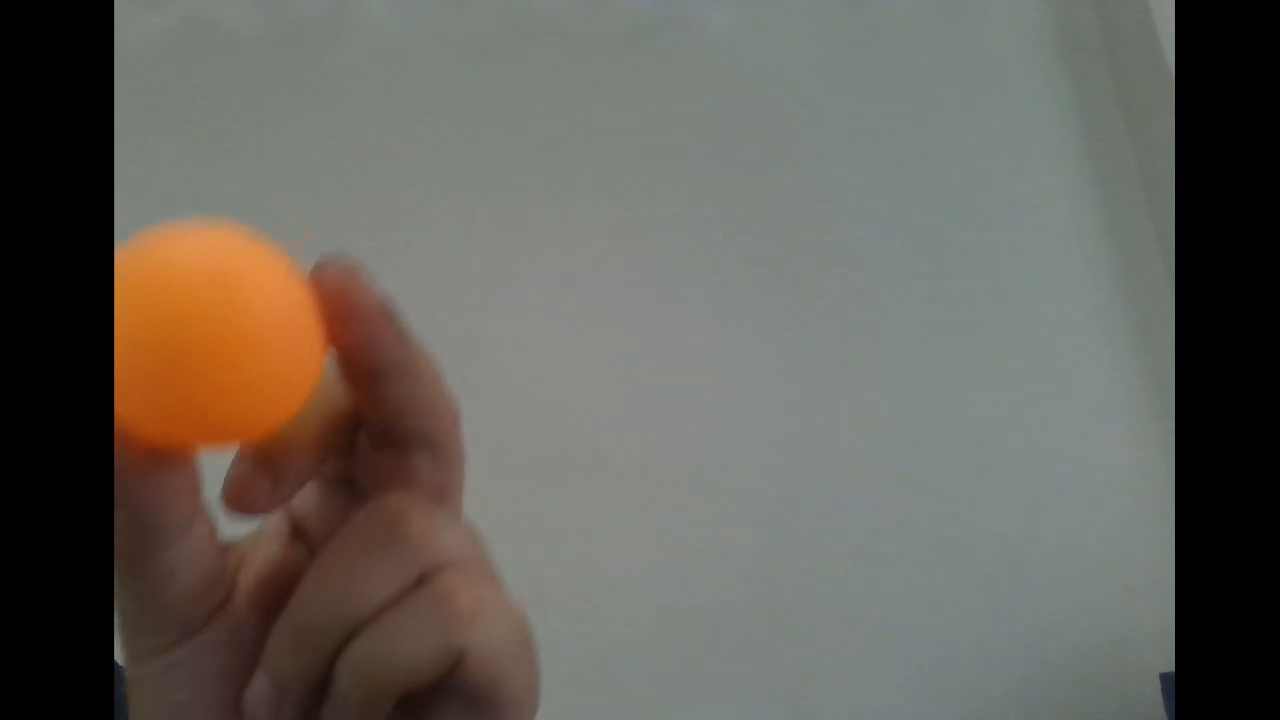
#> input picture frame 135 of data/video/pingpong2.mp4, 1280 x 720 px
$ python detect_ball_trajectory.py
#> lines starting #> are read from the running program, lines starting #| are printed output that depends on the picture; after the words box and inside, x2 and y2 are one past the last pixel; in counts of white or black regions, pixels touching at a corner belong together
import cv2
import numpy as np
import config

"""
    HSV 颜色阈值目标检测 + 帧间差分运动检测 + Lucas-Kanade 金字塔稀疏光流（LK 光流）跟踪
先用 HSV 颜色分割把黄色乒乓球区域提取出来
用帧差法过滤静止背景，只保留运动的乒乓球区域，消除静止黄色物体干扰
轮廓筛选得到乒乓球候选区域
在球区域提取 Shi-Tomasi 角点，使用LK 金字塔稀疏光流跟踪特征点，修正小球中心点位置
记录每帧球坐标，绘制历史运动轨迹
"""

kernel = np.ones((5, 5), np.uint8)  # 形态学操作核
# 设置HSV跟踪颜色范围，黄色或橙色
min_pipa_hsv = np.array([4, 180, 156])
max_pipa_hsv = np.array([32, 255, 255])
# Shi-Tomasi角点参数
feature_params = dict(maxCorners=100, qualityLevel=0.3, minDistance=7, blockSize=7)
# LK光流参数
lk_params = dict(winSize=(15, 15), maxLevel=2,
                criteria=(cv2.TERM_CRITERIA_EPS | cv2.TERM_CRITERIA_COUNT, 10, 0.03))

def detect_and_track_ball(frame, prev_mask, trajectory, prev_gray, max_distance=20):


    # 当前帧转灰度图：用于后续角点提取、LK 光流计算
    # 当前帧转 HSV，根据阈值生成二值掩码：黄色区域白色 255，其余黑色 0
    gray = cv2.cvtColor(frame, cv2.COLOR_BGR2GRAY)
    hsv = cv2.cvtColor(frame, cv2.COLOR_BGR2HSV)
    mask = cv2.inRange(hsv, min_pipa_hsv, max_pipa_hsv)
    found = False

    # 第一帧保存初始颜色掩码，用于后续帧差计算
    if prev_mask is None:
        prev_mask = mask.copy()

    # 对帧差进行高斯模糊以减少噪声
    # 帧间差分，当前掩码 - 上一帧掩码，只有发生像素变化的区域（运动区域）才会出现白色，过滤静止背景里的黄色干扰物
    frame_diff = cv2.absdiff(mask, prev_mask)
    blurred = cv2.GaussianBlur(frame_diff, (9, 9), 0)  # 高斯模糊
    # 二值化：差值大于 25 的像素置白，其余变黑，得到运动区域掩码
    _, thresh = cv2.threshold(blurred, 25, 255, cv2.THRESH_BINARY)

    # 开运算：先腐蚀后膨胀，消除帧差产生的细小噪点，平滑运动目标轮廓
    thresh = cv2.morphologyEx(thresh, cv2.MORPH_OPEN, kernel)  # 去噪

    # 查找轮廓
    contours, _ = cv2.findContours(thresh, cv2.RETR_EXTERNAL, cv2.CHAIN_APPROX_SIMPLE)


    center = None
    # 筛选面积最大的轮廓作为乒乓球，规避小噪声轮廓误检
    if len(contours) > 0:
        c = max(contours, key=cv2.contourArea)
        # 获取轮廓最小外接圆的圆心、半径
        ((x, y), radius) = cv2.minEnclosingCircle(c)
        M = cv2.moments(c)
        if M["m00"] > 0:  # 确保面积足够大
            center = (int(M["m10"] / M["m00"]), int(M["m01"] / M["m00"]))
            # 条件：球半径大于 10 像素；首次检测 或者 当前质心和上一个轨迹点距离大于max_distance才开启光流跟踪。
            #if radius > 10 and (len(trajectory) == 0 or np.linalg.norm(np.array(center) - np.array(trajectory[-1])) < max_distance):
            if radius > 20:
                found = True
                # 在检测到的区域内提取特征点
                # Shi-Tomasi 角点检测：在当前整幅灰度图最多提取 100 个高质量特征点；
                # 创建空白掩码，仅在乒乓球轮廓区域允许提取特征点
                feature_mask = np.zeros_like(gray)
                cv2.drawContours(feature_mask, [c], -1, 255, -1)

                p0 = cv2.goodFeaturesToTrack(gray, mask=feature_mask, **feature_params)

                # LK 金字塔稀疏光流：根据上一帧特征点p0，追踪这些点在当前帧的新位置p1
                if p0 is not None and len(p0) > 0 and prev_gray is not None:
                    # 计算光流

                    p1, st, err = cv2.calcOpticalFlowPyrLK(prev_gray, gray, p0, None, **lk_params)

                    # 选择好的点
                    good_new = p1[st == 1]
                    good_old = p0[st == 1]

                    # 遍历所有成功跟踪的特征点，找到距离乒乓球质心最近的特征点，用该特征点坐标覆盖原有质心，实现位置修正。
                    for i, (new, old) in enumerate(zip(good_new, good_old)):
                        a, b = new.ravel()
                        c, d = old.ravel()
                        distance = np.linalg.norm(np.array([a, b]) - np.array(center))
                        if distance < max_distance:  # 检查是否靠近之前检测到的中心
                            center = (int(a), int(b))
                            break

                trajectory.append(center)
                # # 限制最多保存150个轨迹点，避免内存持续上涨

                max_trajectory_len = 100
                if len(trajectory) > max_trajectory_len:
                    trajectory.pop(0)
                cv2.circle(frame, (int(x), int(y)), int(radius), (0, 255, 255), 2)
                cv2.circle(frame, center, 5, (0, 0, 255), -1)

    if not found:
        trajectory.append(None)
        if len(trajectory) > 150:
            trajectory.pop(0)

    # 绘制轨迹
    for i in range(1, len(trajectory)):
        if trajectory[i - 1] is not None and trajectory[i] is not None:
            thickness = int(np.sqrt(len(trajectory) / float(i + 1)) * 2.5)
            cv2.line(frame, trajectory[i - 1], trajectory[i], (0, 0, 255), thickness)

    return frame,  mask, trajectory, gray  # 返回当前帧的灰度图像供下一次迭代使用


# 主程序开始
# 使用测试视频
video_path = str(config.VIDEO_DATA_DIR / "pingpong2.mp4")
print("当前视频完整路径：", video_path)
cap = cv2.VideoCapture(video_path)  # 替换为你的本地视频路径

prev_frame = None
prev_mask = None
trajectory = []
prev_gray = None

while True:
    ret, frame = cap.read()
#> frame is the input picture: shape (720, 1280, 3); mean B, G, R 91, 98.4, 101.7
    if not ret:
        print("End of video.")
        break

    # 将当前帧转换为灰度图
    current_gray = cv2.cvtColor(frame, cv2.COLOR_BGR2GRAY)
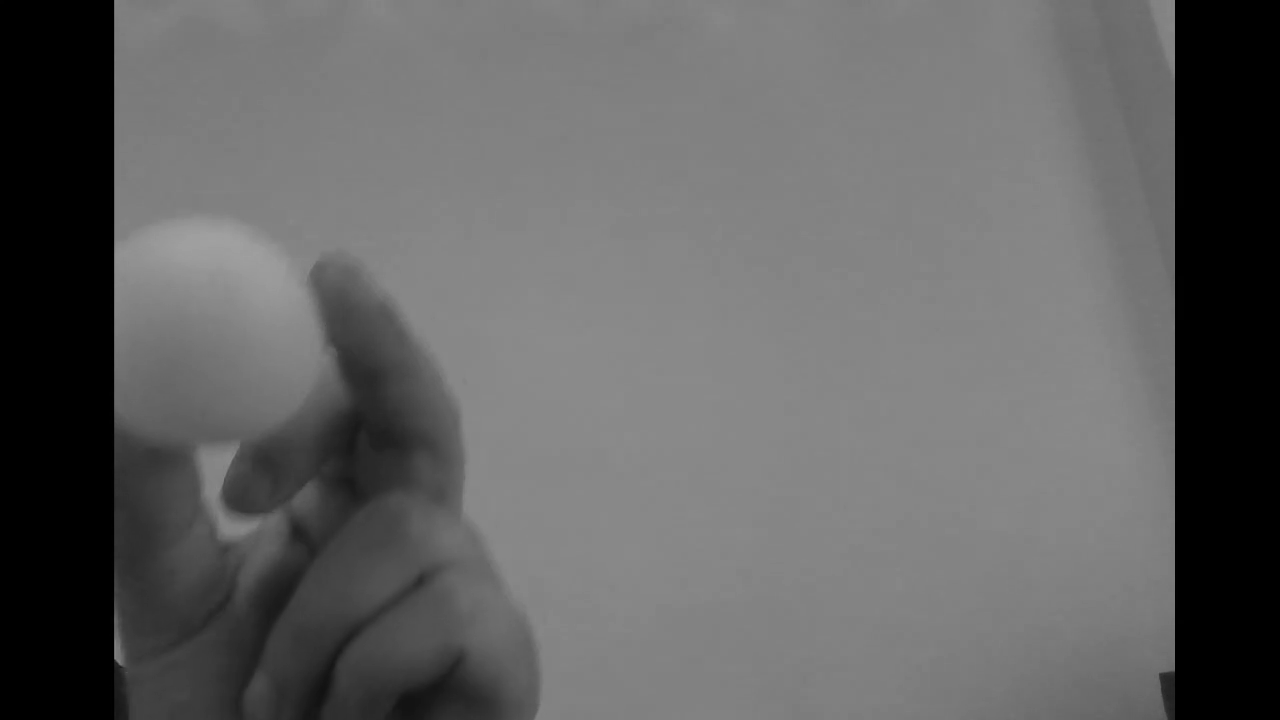
#> current_gray: shape (720, 1280); min 0, max 161, mean 98.5

    try:
        frame, prev_mask, trajectory, prev_gray = detect_and_track_ball(
            frame, prev_mask, trajectory, prev_gray)
#> in detect_and_track_ball, `hsv = cv2.cvtColor(frame, cv2.COLOR_BGR2HSV)`: hsv: shape (720, 1280, 3); mean H, S, V 44.4, 35.7, 106.2
#> in detect_and_track_ball, `mask = cv2.inRange(hsv, min_pipa_hsv, max_pipa_hsv)`:
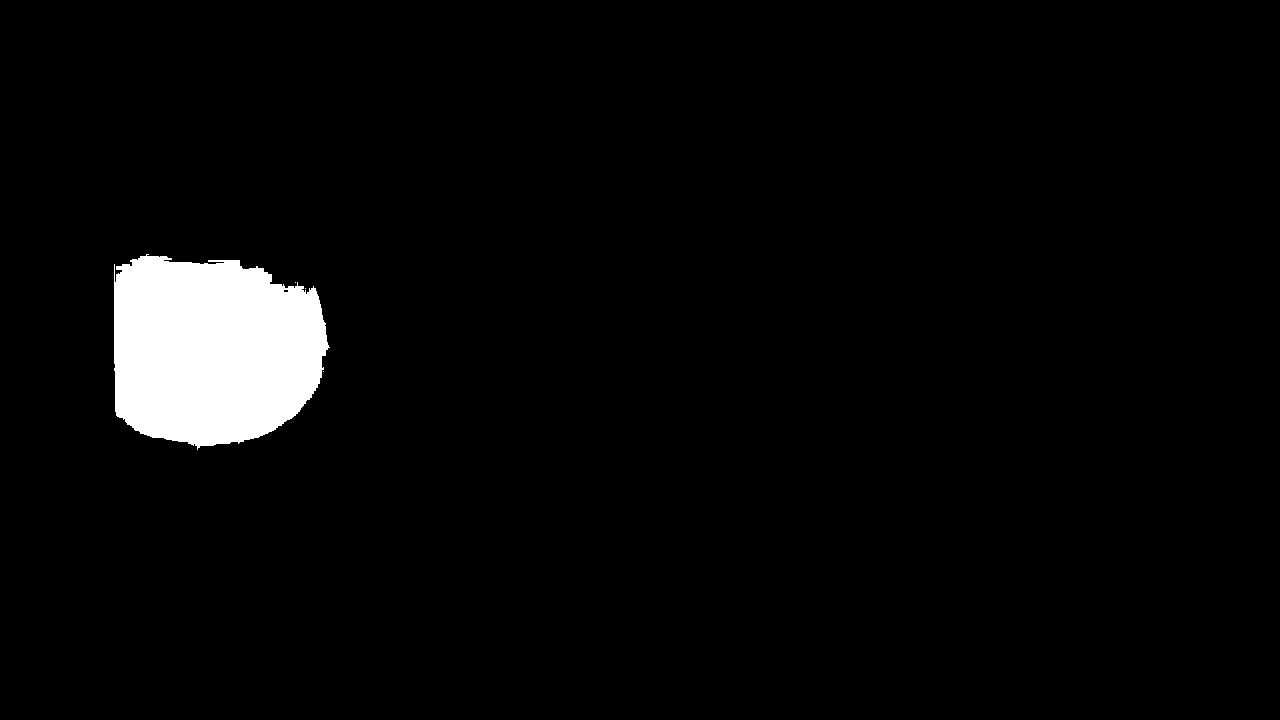
#> mask: shape (720, 1280); 3.7% white; 4 white regions (3 under 20 px), largest, box (x1, y1, x2, y2) and area: (114, 254, 330, 450) 33926
#> in detect_and_track_ball, `frame_diff = cv2.absdiff(mask, prev_mask)`: frame_diff: shape (720, 1280); every value is 0
#> in detect_and_track_ball, `contours, _ = cv2.findContours(thresh, cv2.RETR_EXTERNAL, cv2.CHAIN_AP..`: contours = []
#> trajectory = 1 item
        prev_gray = current_gray.copy()

    except Exception as e:
        print(f"Error during detection and tracking: {e}")
        continue

    cv2.imshow('Frame', frame)

    k = cv2.waitKey(5) & 0xff
#> (key Esc is pressed here)
    if k == 27:  # ESC退出
        break

cap.release()
cv2.destroyAllWindows()

$ run again, starting later in the video
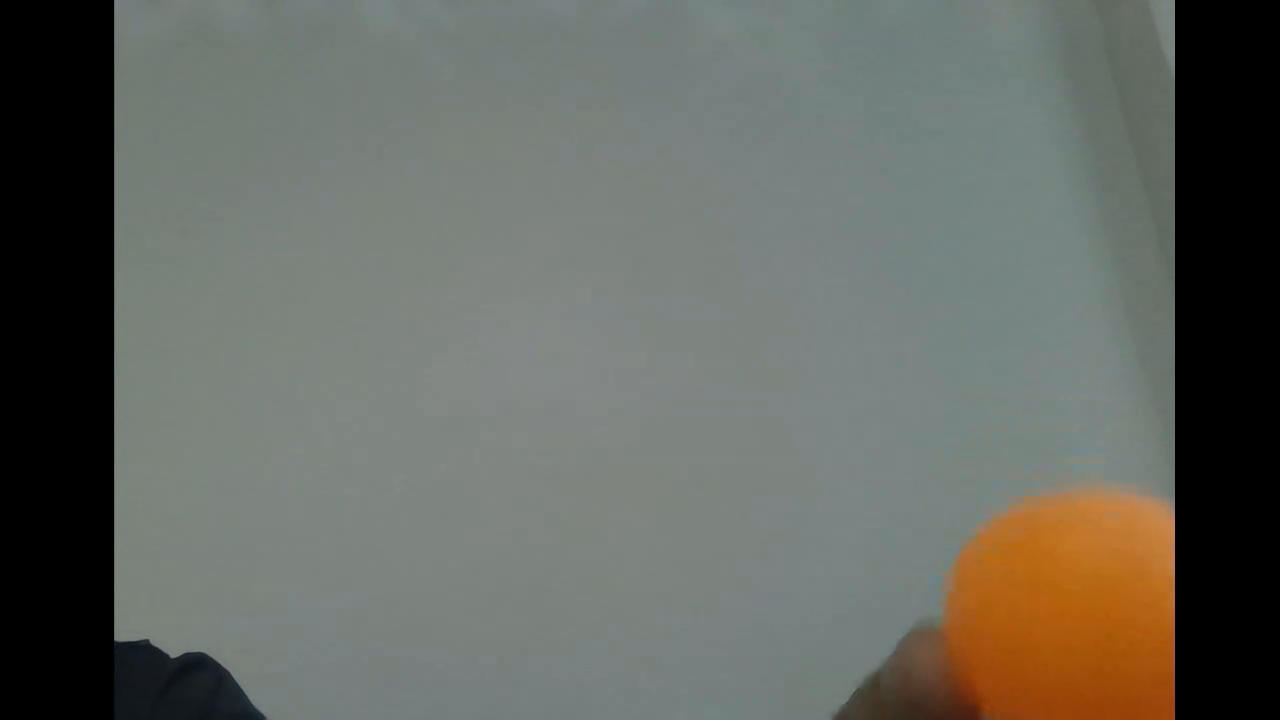
#> input picture frame 611 of data/video/pingpong2.mp4, 1280 x 720 px
#> frame is the input picture: shape (720, 1280, 3); mean B, G, R 97.6, 104.3, 101.5
#> `current_gray = cv2.cvtColor(frame, cv2.COLOR_BGR2GRAY)`:
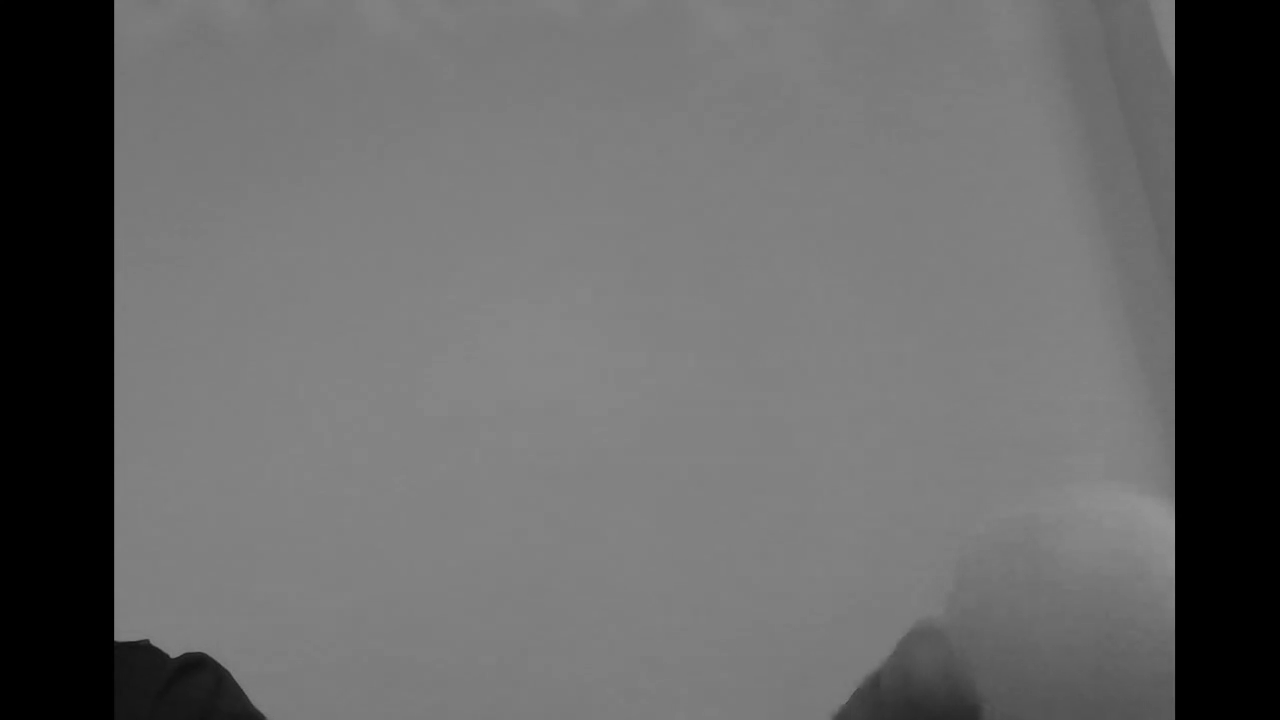
#> current_gray: shape (720, 1280); min 0, max 148, mean 102.5
#> hsv: shape (720, 1280, 3); mean H, S, V 59.4, 27.7, 108.6
#> in detect_and_track_ball, `mask = cv2.inRange(hsv, min_pipa_hsv, max_pipa_hsv)`:
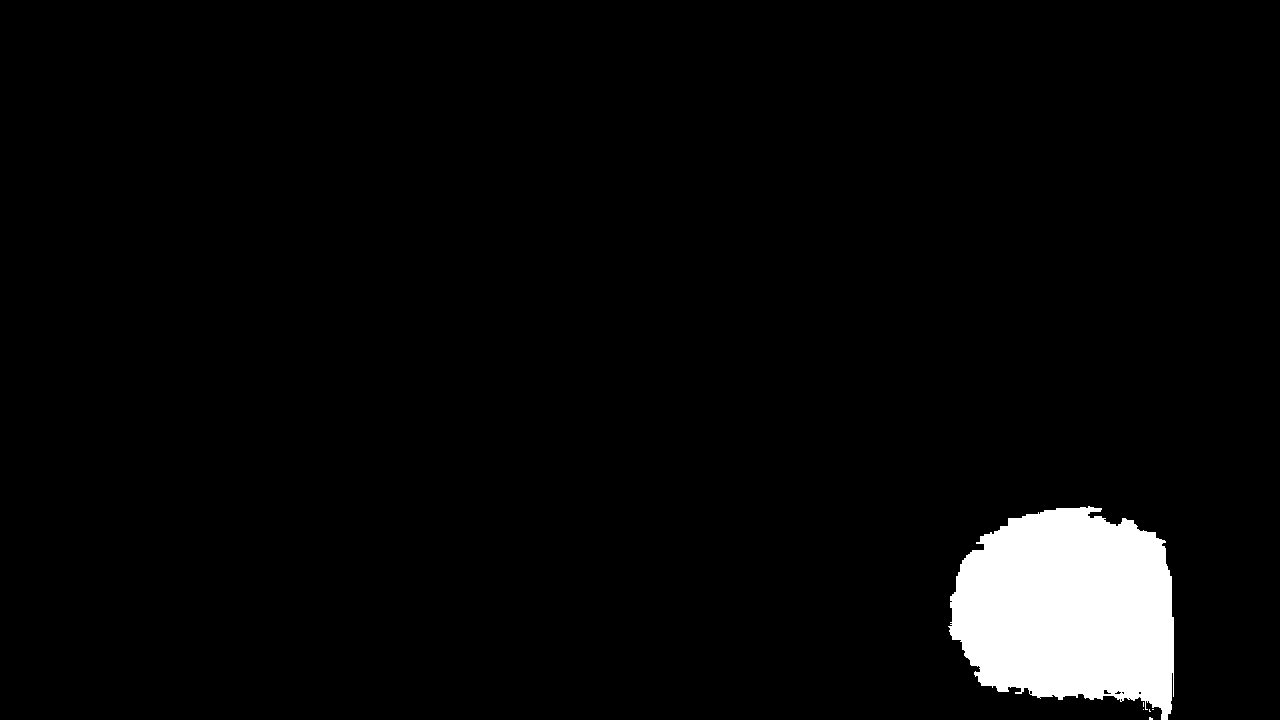
#> mask: shape (720, 1280); 4% white; 6 white regions (5 under 20 px), largest, box (x1, y1, x2, y2) and area: (948, 506, 1174, 720) 36440
#> frame_diff: shape (720, 1280); every value is 0
#> contours = []
#> trajectory = 1 item
